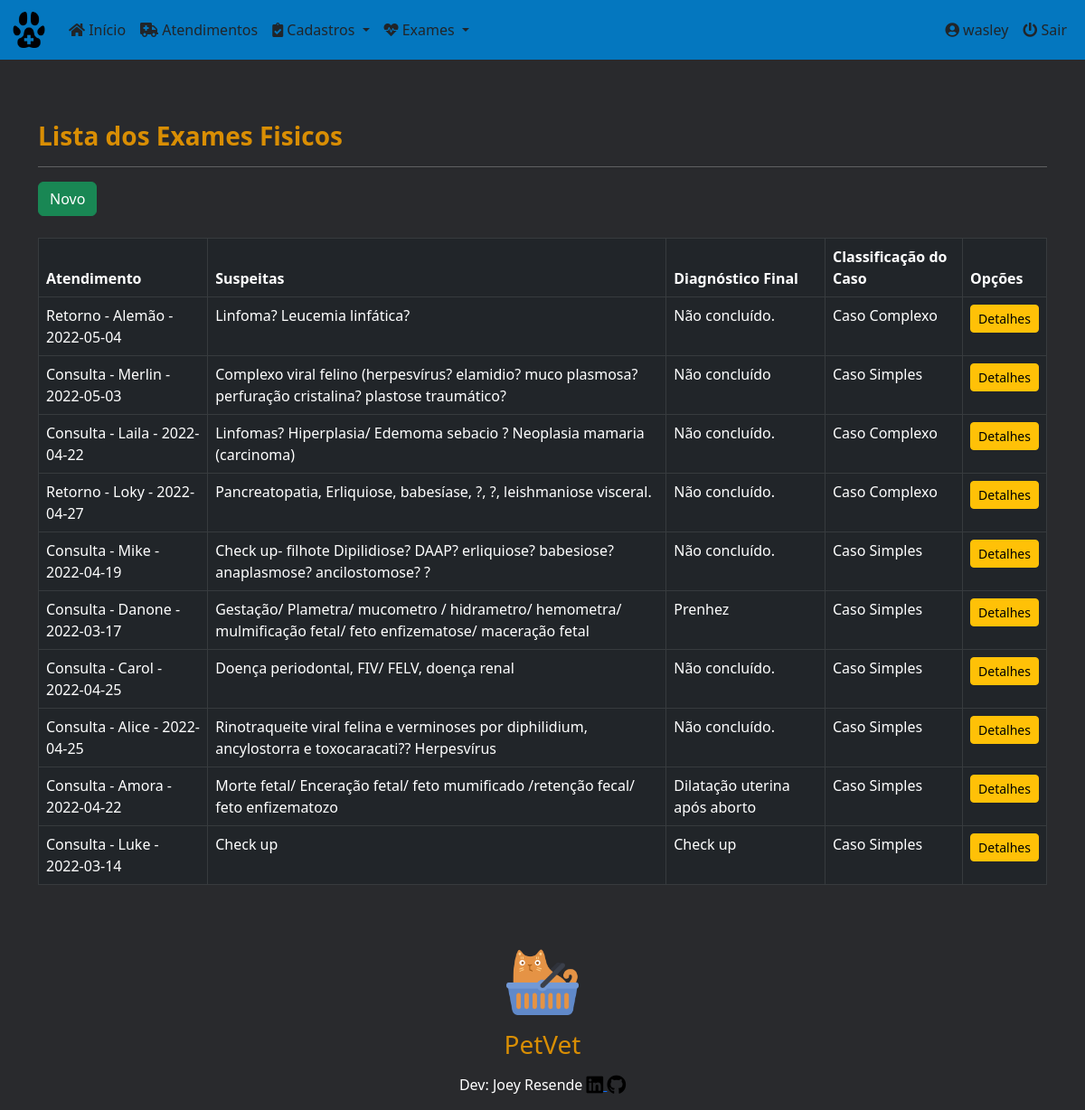
The app's page /petvet/physical_exams/ (signed in) with its own data.
### core/models.py (models this page shows, shortened)
class PhysicalExam(models.Model):
    medical_care = models.ForeignKey(
        'MedicalCare', on_delete=models.PROTECT, null=True, verbose_name='Atendimento')
    choice_conduct = models.CharField(
        max_length=9, choices=conduct, verbose_name='Conduta')
    weight = models.DecimalField(
        max_digits=6, decimal_places=3, verbose_name='Peso', default=0)
    choice_consciousness = models.CharField(
        max_length=18, choices=consciousness, verbose_name='Nivel de Consciência')
    stance = models.CharField(max_length=30, verbose_name='Postura')
    hydration = models.CharField(max_length=30, verbose_name='Hidratação')
    choice_nutricional_status = models.CharField(
        max_length=18, choices=nutricional_status, verbose_name='Estado Nutricional')
    oculopalpebral = models.CharField(
        max_length=30, default='Não Permitiu', verbose_name='Mucosa Oculopalpebral')
    bucal = models.CharField(
        max_length=30, default='Não Permitiu', verbose_name='Mucosa Bucal')
    genital = models.CharField(
        max_length=30, default='Não Permitiu', verbose_name='Mucosa Genital')
    choice_dental_calculus = models.CharField(
        max_length=18, choices=dental_calculus, verbose_name='Cálculo Dentário')
    choice_dental_loss = models.CharField(
        max_length=29, choices=dental_loss, verbose_name='Perda Dentário')
    gengivite = models.CharField(
        max_length=18, choices=dental_calculus, verbose_name='Gengivite')
    choice_ulcera = models.CharField(
        max_length=12, choices=ulcera, verbose_name='Úlcera')
    choice_halitose = models.CharField(
        max_length=18, choices=dental_calculus, verbose_name='Halitose')
    linfonodos = models.CharField(max_length=60, verbose_name='Linfonodos')
    fc = models.CharField(max_length=30, default=0, verbose_name='FC')
    fr = models.CharField(max_length=30, default=0, verbose_name='FR')
    tpc = models.CharField(max_length=30, default=0, verbose_name='TPC')
    tr = models.CharField(max_length=30, default=0, verbose_name='TR')
    pulse = models.CharField(max_length=30, default=0, verbose_name='Pulso')
    choice_auscu_cardio = models.CharField(
        max_length=26, choices=auscu_cardio, verbose_name='Ausculta Cardíaca')
    heart_rate = models.CharField(
        max_length=30, default=0, verbose_name='Ritmo Cardíaco')
    choice_auscu_pulmonar = models.CharField(
        max_length=17, choices=auscu_pulmonar, verbose_name='Ausculta Pulmonar')
    choice_percu_pulmonar = models.CharField(
        max_length=17, choices=percu_pulmonar, verbose_name='Percussão Pulmonar')
    palpa_abdominal = models.CharField(
        max_length=60, verbose_name='Palpação Abdominal')
    choice_mamas = models.CharField(
        max_length=17, choices=mamas, verbose_name='Mamas/Tetos')
    choice_nodulo = models.CharField(
        max_length=17, choices=nodulo, verbose_name='Nódulos')
    choice_nodulo_pain = models.CharField(
        max_length=30, choices=castrated_status, verbose_name='Dor Nódulo')
    choice_local_pain = models.CharField(
        max_length=30, choices=local_pain, verbose_name='Local da Dor')
    choice_pain_m = models.CharField(
        max_length=3, choices=pain_m, verbose_name='Código Região')
    genital_region = models.CharField(
        max_length=30, default='Normal', verbose_name='Região Genital')
    choice_ectoparasitas = models.CharField(
        max_length=30, choices=parasitas, verbose_name='Ectoparasitas')
    ectoparasitas_intensity = models.CharField(
        max_length=30,  null=True, blank=True, verbose_name='Intensidade dos Parasitas')
    pelage = models.CharField(
        max_length=60, default='Normal', verbose_name='Pelagem')
    ears = models.CharField(
        max_length=60, default='Normal', verbose_name='Orelhas')
    diag_differ = models.TextField(
        max_length=1000, verbose_name='Suspeitas')
    diag_final = models.TextField(
        max_length=1000, verbose_name='Diagnósticos Definitivos')
    case_classification = models.CharField(
        max_length=13, choices=classifier, verbose_name='Classificação de caso')
    class Meta:
        ordering = ['id']

class MedicalCare(models.Model):
    id = models.AutoField(primary_key=True)
    date = models.DateField(default=date.today, verbose_name='Data')
    time = models.TimeField(verbose_name='Hora')
    pet_name = models.ForeignKey(
        'Pets', on_delete=models.PROTECT, null=True, verbose_name='Nome do Pet')
    procedure = models.CharField(
        max_length=8, choices=procedures, verbose_name='Tipo de atendimento')
    vet_name = models.ForeignKey(
        'Vet', on_delete=models.PROTECT, null=True, verbose_name='Veterinario')
    sedative = models.CharField(
        max_length=8, choices=type_sedative, default='Não', verbose_name='Tipo de sedativo')
    report = models.TextField(
        max_length=1000, verbose_name='Relato do problema')
    class Meta:
        ordering = ['-date']
    def __str__(self):
        return f'{self.procedure} - {self.pet_name} - {self.date}'

class Pets(models.Model):
    id = models.AutoField(primary_key=True)
    pet_name = models.CharField(
        max_length=30, verbose_name='Nome do Pet')
    species = models.CharField(
        max_length=20, verbose_name='Espécie')
    breed = models.CharField(
        max_length=30, verbose_name='Raça')
    gender = models.CharField(
        max_length=5, choices=sex_status, verbose_name='Gênero')
    date_of_birth = models.DateField(
        null=True, blank=True, verbose_name='Data de Nascimento')
    castrated = models.CharField(
        max_length=3, choices=castrated_status, default='N', verbose_name='Castrado?')
    weight = models.DecimalField(
        max_digits=6, decimal_places=3, verbose_name='Peso', default=0)
    tutor_name = models.ForeignKey(
        'Tutor', on_delete=models.PROTECT, null=True, verbose_name='Nome do Tutor')
    class Meta:
        ordering = ['-id']
    def __str__(self):
        return self.pet_name

### core/views.py (the view)
# urls.py: path('physical_exams/', PhysicalExamList.as_view(), name='physical_exams'),
class PhysicalExamList(LoginRequiredMixin, ListView):
    login_url = reverse_lazy('login')
    model = PhysicalExam
    template_name = 'core/physical_exam_list.html'

### core/templates/core/physical_exam_list.html (shortened to what this page needs)
{% extends 'core/base_model.html' %}
{% load static %}
{% block content %}
<h3><strong>Lista dos Exames Fisicos</strong></h3>
<hr>
<a href="{% url 'physical_exam_new' %}" class="btn btn-success btn">Novo</a><br><br>
<div class="table-responsive">
  <table class="table table-bordered table-hover table-dark" id="physical_exam_table">
    <thead class="thead-dark bg-dark">
      <tr>
        <th>Atendimento</th>
        <th>Suspeitas</th>
        <th>Diagnóstico Final</th>
        <th>Classificação do Caso</th>
        <th>Opções</th>
      </tr>
    </thead>
    <tbody>
      {% for each in object_list %}
      <tr>
        <td>{{ each.medical_care }}</td>
        <td>{{ each.diag_differ }}</td>
        <td>{{ each.diag_final }}</td>
        <td>{{ each.case_classification }}</td>
        <td>
          <a href="{% url 'physical_exam_detail' each.pk %}" class="btn btn-warning btn-sm">Detalhes</a>
        </td>
      </tr>
      {% empty %}
      <tr>
        <td colspan="6">Nenhum exame fisico geral cadastrado.</td>
      </tr>
      {% endfor %}
    </tbody>
  </table>
</div>
{% endblock %}

### core/templates/core/base_model.html (shortened to what this page needs)
{% load static %}
<!DOCTYPE html>
<html lang="pt-br" class="h-100">
<head>
  <link rel="stylesheet" href="{% static 'css/bootstrap.min.css/' %}" />
  <link rel="stylesheet" href="https://cdnjs.cloudflare.com/ajax/libs/font-awesome/5.11.2/css/all.css">
  <link rel="stylesheet" href="{% static 'css/styles.css/' %}" />
  <link rel="stylesheet" type="text/css" href="https://cdn.datatables.net/v/bs5/dt-1.11.5/datatables.min.css" />
</head>
<body class="d-flex flex-column h-100">
  <main class="flex-shrink-0  ">
    {% block menu %}
    <nav class="navbar navbar-expand-lg sticky-top">
      <div class="container-fluid">
        <a class="navbar-brand" href="{% url 'index' %}">
          <img src="{% static 'img/favicon.ico/' %}" height="40" alt="" />
        </a>
        <div class="collapse navbar-collapse" id="navbarsExample06">
          <ul class="navbar-nav me-auto mb-2 mb-xl-0">
            <li class="nav-item">
              <a class="nav-link text-dark" href="{% url 'index' %}">
                <i class="fa fa-home" aria-hidden="true"></i>
                Início
              </a>
            </li>
            <li class="nav-item">
              <a class="nav-link text-dark" href="{% url 'medical_cares' %}">
                <i class="fas fa-ambulance" aria-hidden="true"></i>
                Atendimentos
              </a>
            </li>
            <li class="nav-item dropdown">
              <a class="nav-link text-dark dropdown-toggle" href="#" data-bs-toggle="dropdown" aria-expanded="false">
                <i class="fas fa-clipboard-check" aria-hidden="true"></i>
                Cadastros
              </a>
            </li>
            <li class="nav-item dropdown">
              <a class="nav-link text-dark dropdown-toggle" href="#" data-bs-toggle="dropdown" aria-expanded="false">
                <i class="fas fa-heartbeat" aria-hidden="true"></i>
                Exames
              </a>
            </li>
          </ul>
          <div class="collapse navbar-collapse d-lg-flex justify-content-end">
            <ul class="navbar-nav bd-navbar-nav flex=row">
              {% if request.user.is_authenticated %}
              <li class="nav-item">
                  <a class="nav-link text-dark" href="{% url 'meus_dados' %}">
                    <i class="fas fa-user-circle" aria-hidden="true"></i>
                    <span id="username">{{ request.user }}</span>
                  </a>
              </li>
              <li class="nav-item">
                <a class="nav-link text-dark" href="{% url 'logout' %}">
                  <i class="fas fa-power-off" aria-hidden="true"></i>
                  Sair
                </a>
              </li>
              {% endif %}
            </ul>
          </div>
         </div>
      </div>
    </nav>
    {% endblock %}
    <div class="container py-5">
      {% block content %}
      {% endblock %}
    </div>
  </main>
{% block footer %}
<footer class="blog-footer">
  <p>
    <a href="#"><img src="{% static 'img/cat_yellow.png/' %}" width="80" height="80" alt=""></a>
    <h3>PetVet</h3>
  </p>
  <p>Dev: Joey Resende
    <a href="https://www.linkedin.com/in/givanildo-resende/" target="_blank">
      <i class="fab fa-linkedin fa-lg text-black" aria-hidden="true"></i>
    </a>
    <a href="https://github.com/Joey-Resende" target="_blank">
      <i class="fab fa-github fa-lg text-black" aria-hidden="true"></i>
    </a>
  </p>
</footer>
{% endblock %}
</body>
</html>

### static/css/styles.css (style rules this page uses)
:root { --preto: #000000; --branco-1: #ffffff; --branco-2: #E0E2DD; --azul-1: #0477BF; --azul-2: #0388A6; --azul-3: #003570; --amarelo-1: #F2CB05; --amarelo-2: #D98E04; --preto-bg: #292A2D; }
body { background-color: var(--preto-bg); color: var(--preto); padding-bottom: 20px; }
h3 { color: var(--amarelo-2); }
div { color: var(--branco-1); }
.navbar { background-color: var(--azul-1); color: var(--amarelo-2); margin-bottom: 20px; }
p { color: var(--branco-1); }
.blog-footer { margin-bottom: 0; padding: 0; text-align: center; }

### records on screen
PhysicalExam: medical_care "Retorno - Alemão - 2022-05-04", diag_differ "Linfoma? Leucemia linfática?", diag_final "Não concluído.", case_classification "Caso Complexo"
PhysicalExam: medical_care "Consulta - Merlin - 2022-05-03", diag_differ "Complexo viral felino (herpesvírus? elamidio? muco plasmosa? perfuração cristalina? plastose traumático?", diag_final "Não concluído", case_classification "Caso Simples"
PhysicalExam: medical_care "Consulta - Laila - 2022-04-22", diag_differ "Linfomas? Hiperplasia/ Edemoma sebacio ? Neoplasia mamaria (carcinoma)", diag_final "Não concluído.", case_classification "Caso Complexo"
PhysicalExam: medical_care "Retorno - Loky - 2022-04-27", diag_differ "Pancreatopatia, Erliquiose, babesíase, ?, ?, leishmaniose visceral.", diag_final "Não concluído.", case_classification "Caso Complexo"
PhysicalExam: medical_care "Consulta - Mike - 2022-04-19", diag_differ "Check up- filhote Dipilidiose? DAAP? erliquiose? babesiose? anaplasmose? ancilostomose? ?", diag_final "Não concluído.", case_classification "Caso Simples"
PhysicalExam: medical_care "Consulta - Danone - 2022-03-17", diag_differ "Gestação/ Plametra/ mucometro / hidrametro/ hemometra/ mulmificação fetal/ feto enfizematose/ maceração fetal", diag_final "Prenhez", case_classification "Caso Simples"
PhysicalExam: medical_care "Consulta - Carol - 2022-04-25", diag_differ "Doença periodontal, FIV/ FELV, doença renal", diag_final "Não concluído.", case_classification "Caso Simples"
PhysicalExam: medical_care "Consulta - Alice - 2022-04-25", diag_differ "Rinotraqueite viral felina e verminoses por diphilidium, ancylostorra e toxocaracati?? Herpesvírus", diag_final "Não concluído.", case_classification "Caso Simples"
PhysicalExam: medical_care "Consulta - Amora - 2022-04-22", diag_differ "Morte fetal/ Enceração fetal/ feto mumificado /retenção fecal/ feto enfizematozo", diag_final "Dilatação uterina após aborto", case_classification "Caso Simples"
PhysicalExam: medical_care "Consulta - Luke - 2022-03-14", diag_differ "Check up", diag_final "Check up", case_classification "Caso Simples"

### other values on screen
{{ request.user }} "wasley"
